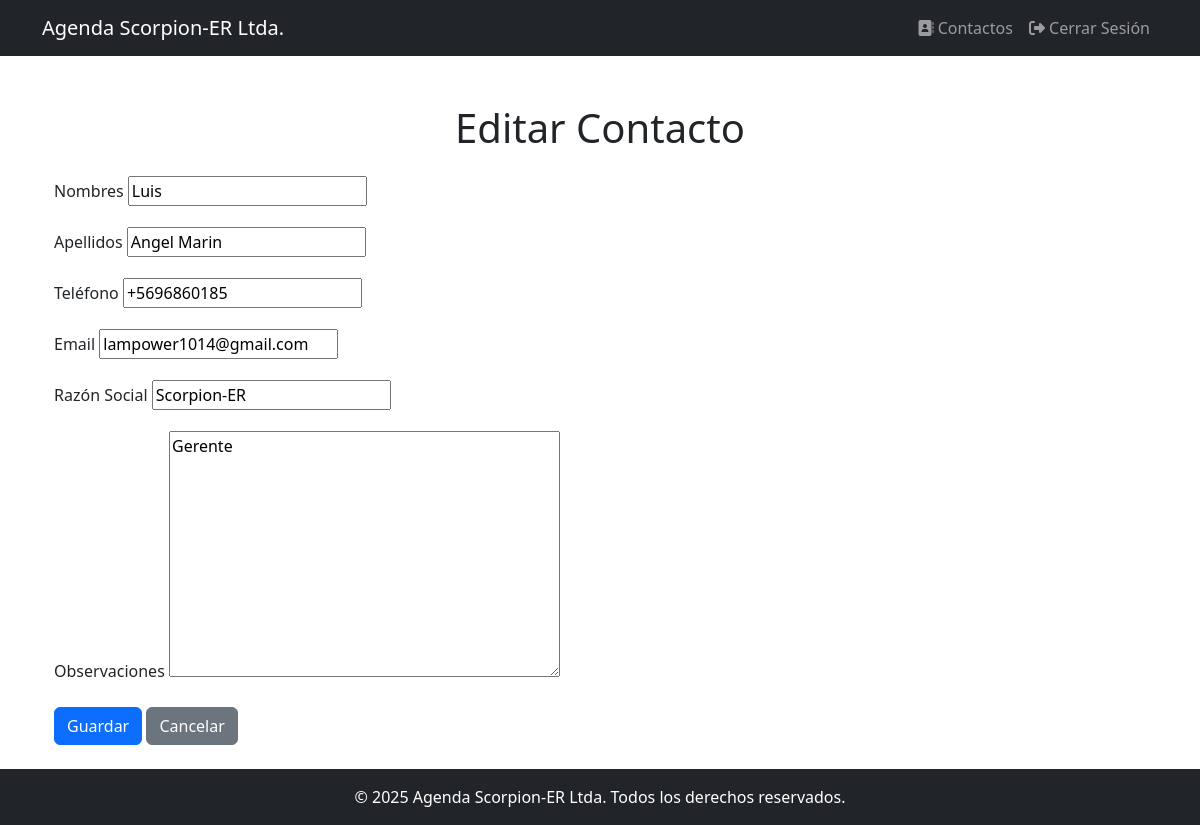
The page /contacts/3/edit/ (signed in) on the database as committed earlier.
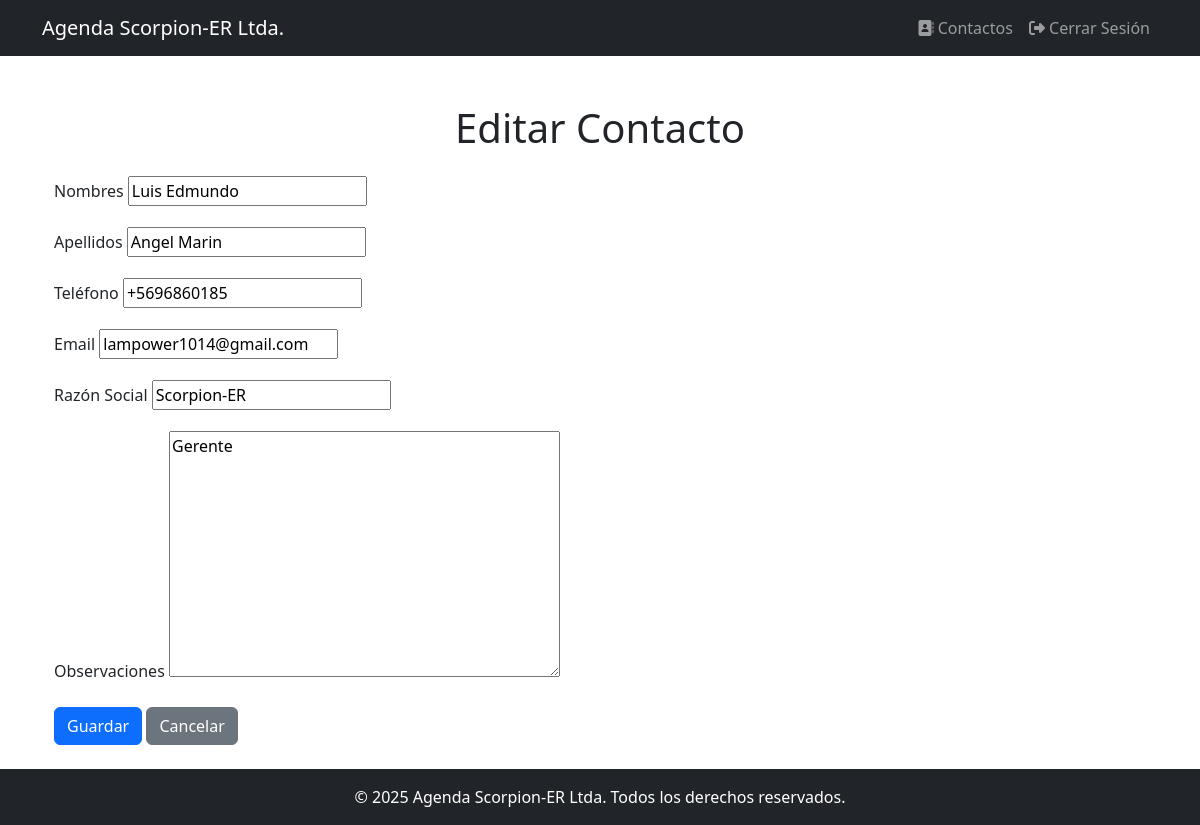
The same page on the database as committed later.
### agenda/models.py (models this page shows, shortened)
class Contact(models.Model):
    nombres = models.CharField(max_length=100)
    apellidos = models.CharField(max_length=100)
    telefono = models.CharField(max_length=15, unique=True) #Teléfono único
    email = models.EmailField(unique=True) # Email único
    razon_social = models.CharField(max_length=100)
    observaciones = models.TextField(blank=True, default="")
    fecha_registro = models.DateTimeField(default=timezone.now)
    creado_por = models.ForeignKey(User, on_delete=models.SET_NULL, null=True, related_name='contactos_creados')
    modificado_por = models.ForeignKey(User, on_delete=models.SET_NULL, null=True, related_name='contactos_modificados')

### agenda/views.py (the view)
# urls.py: path('<int:pk>/edit/', views.contact_update, name='contact_update'),
@login_required
def contact_update(request, pk):
    contact = get_object_or_404(Contact, pk=pk)
    if request.method == 'POST':
        form = ContactForm(request.POST, instance=contact)
        if form.is_valid():
            contact = form.save(commit=False)
            contact.modificado_por = request.user  # Asigna el usuario actual
            contact.save()
            return redirect('contact_list')
    else:
        form = ContactForm(instance=contact)
    return render(request, 'agenda/contact_form.html', {'form': form})

### agenda/forms.py
class ContactForm(forms.ModelForm):
    class Meta:
        model = Contact
        fields = ['nombres', 'apellidos', 'telefono', 'email', 'razon_social', 'observaciones']

### agenda/templates/agenda/contact_form.html (shortened to what this page needs)
{% extends 'base.html' %}
{% block content %}
<div class="container mt-5">
    <h1 class="text-center mb-4">{% if form.instance.pk %}Editar{% else %}Crear{% endif %} Contacto</h1>
    <form method="post" class="needs-validation" novalidate>
        <div class="mb-3">
            <label for="id_nombres" class="form-label">Nombres</label>
            {{ form.nombres }}
        </div>
        <div class="mb-3">
            <label for="id_apellidos" class="form-label">Apellidos</label>
            {{ form.apellidos }}
        </div>
        <div class="mb-3">
            <label for="id_telefono" class="form-label">Teléfono</label>
            {{ form.telefono }}
        </div>
        <div class="mb-3">
            <label for="id_email" class="form-label">Email</label>
            {{ form.email }}
        </div>
        <div class="mb-3">
            <label for="id_razon_social" class="form-label">Razón Social</label>
            {{ form.razon_social }}
        </div>
        <div class="mb-3">
            <label for="id_observaciones" class="form-label">Observaciones</label>
            {{ form.observaciones }}
        </div>
        <button type="submit" class="btn btn-primary">Guardar</button>
        <a href="{% url 'contact_list' %}" class="btn btn-secondary">Cancelar</a>
    </form>
</div>
{% endblock %}

Rows that differ between the two databases and show on the page:
changed Contact "Angel Marin": nombres "Luis" → "Luis Edmundo"
